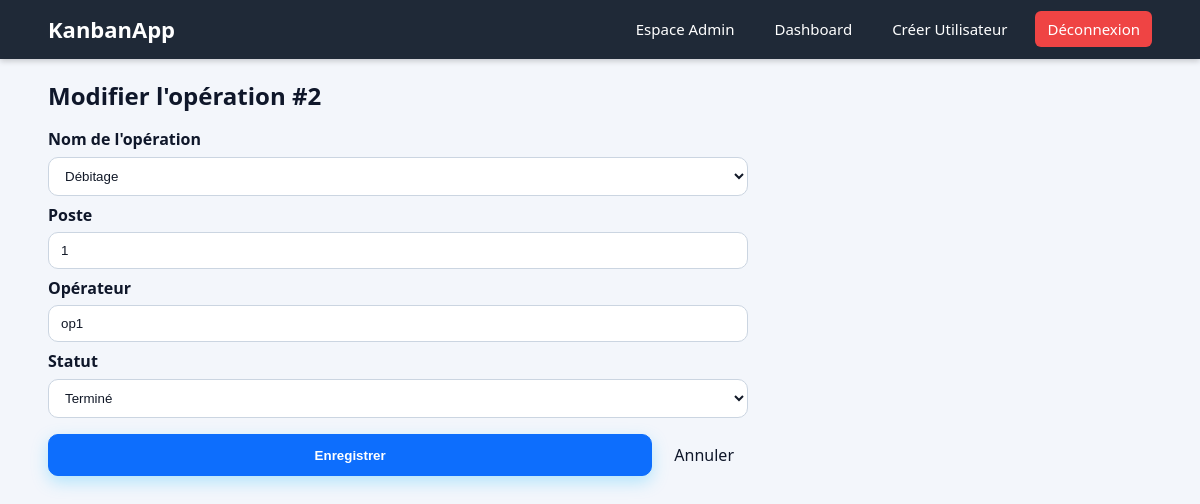
Page /edit_operation/2 (signed in) on the committed database.
### app.py (models this page shows)
class Operation(db.Model):
    id = db.Column(db.Integer, primary_key=True)
    nom_operation = db.Column(db.String(120))
    poste = db.Column(db.String(120))
    operateur = db.Column(db.String(120))
    statut = db.Column(db.String(20))
    debut = db.Column(db.DateTime)
    fin = db.Column(db.DateTime)

### routes.py (the view, shortened to what this page needs)
@app.route('/edit_operation/<int:op_id>', methods=['GET', 'POST'])
@login_required
def edit_operation(op_id):
    if current_user.role != 'admin':
        flash("Accès refusé", "danger")
        return redirect(url_for('logout'))
    op = Operation.query.get_or_404(op_id)
    return render_template('edit_operation.html', op=op)

### app.py (called while the page is built)
@login_manager.user_loader
def load_user(user_id):
    return User.query.get(int(user_id))

### templates/edit_operation.html (shortened to what this page needs)
{% extends "base.html" %}
{% block content %}
<h2 class="mb-3">Modifier l'opération #{{ op.id }}</h2>
<form method="POST" class="form-container" style="max-width:700px">
  <label>Nom de l'opération</label>
  <select name="nom_operation" class="form-control" required>
    {% set ops = ['Débitage','Assemblage','Soudage','Travaux de finition'] %}
    {% for o in ops %}
      <option value="{{ o }}" {% if op.nom_operation == o %}selected{% endif %}>{{ o }}</option>
    {% endfor %}
  </select>
  <label class="mt-2">Poste</label>
  <input type="text" name="poste" class="form-control" value="{{ op.poste }}" required>
  <label class="mt-2">Opérateur</label>
  <input type="text" name="operateur" class="form-control" value="{{ op.operateur }}" required>
  <label class="mt-2">Statut</label>
  <select name="statut" class="form-control" required>
    {% for s in ['À faire','En cours','Contrôle','Terminé'] %}
      <option value="{{ s }}" {% if op.statut == s %}selected{% endif %}>{{ s }}</option>
    {% endfor %}
  </select>
  <div class="d-flex gap-2 mt-3">
    <button class="btn btn-primary">Enregistrer</button>
    <a href="{{ url_for('admin_page') }}" class="btn btn-secondary">Annuler</a>
  </div>
</form>
{% endblock %}

### static/css/style.css (style rules this page uses)
* { box-sizing: border-box; }
html, body { height: 100%; }
body { margin: 0; font-family: system-ui, -apple-system, "Segoe UI", Roboto, Ubuntu, "Helvetica Neue", Arial, "Noto Sans", "Apple Color Emoji", "Segoe UI Emoji", "Segoe UI Symbol", sans-serif; color: #0f172a; background: #f3f6fb; line-height: 1.4; }
a { color: inherit; text-decoration: none; }
label { display:block; margin: 10px 0 6px; font-weight: 600; color: #eef2ff; }
select, input[type="text"], input[type="password"] { width: 100%; padding: 10px 12px; border-radius: 10px; border: 1px solid rgba(255,255,255,.35); background: rgba(255,255,255,.12); color: #fff; outline: none; transition: border-color .2s, background .2s; }
select::placeholder, input::placeholder { color: rgba(255,255,255,.8); }
button, .btn { display: inline-block; padding: 10px 14px; border-radius: 10px; border: 0; cursor: pointer; transition: transform .05s ease, box-shadow .15s ease, opacity .2s ease; }
button[type="submit"], .btn-primary { width: 100%; background: linear-gradient(90deg, #4f8cff, #3bc7ff); color: #0b1220; font-weight: 700; box-shadow: 0 6px 16px rgba(59,199,255,.35); }
.btn-primary { background: #0d6efd; color: #fff; }
.mt-2 { margin-top: .5rem; }
.mt-3 { margin-top: 1rem; }
.mb-3 { margin-bottom: 1rem; }
.d-flex { display: flex; }
.gap-2 { gap: .5rem; }
.card label, .container label { color: #0f172a; font-weight: 600; }
.card .form-control, .container .form-control, .card select, .container select, .card input[type="text"], .container input[type="text"], .card input[type="password"], .container input[type="password"], .card input[type="date"], .container input[type="date"] { background: #ffffff; color: #111827; border: 1px solid #cbd5e1; border-radius: 10px; padding: 10px 12px; outline: none; transition: border-color .15s ease, box-shadow .15s ease; }
.card .form-control::placeholder, .container .form-control::placeholder { color: #64748b; }
.card select option, .container select option { color: #0f172a; background: #ffffff; }
.card .btn, .container .btn { border-radius: 10px; }
.card .btn-primary, .container .btn-primary { background: #0d6efd; color: #ffffff; border: 1px solid #0d6efd; }

### rows in the picture
Operation: id "2", nom_operation "Débitage", poste "1", operateur "op1", statut "Terminé"
